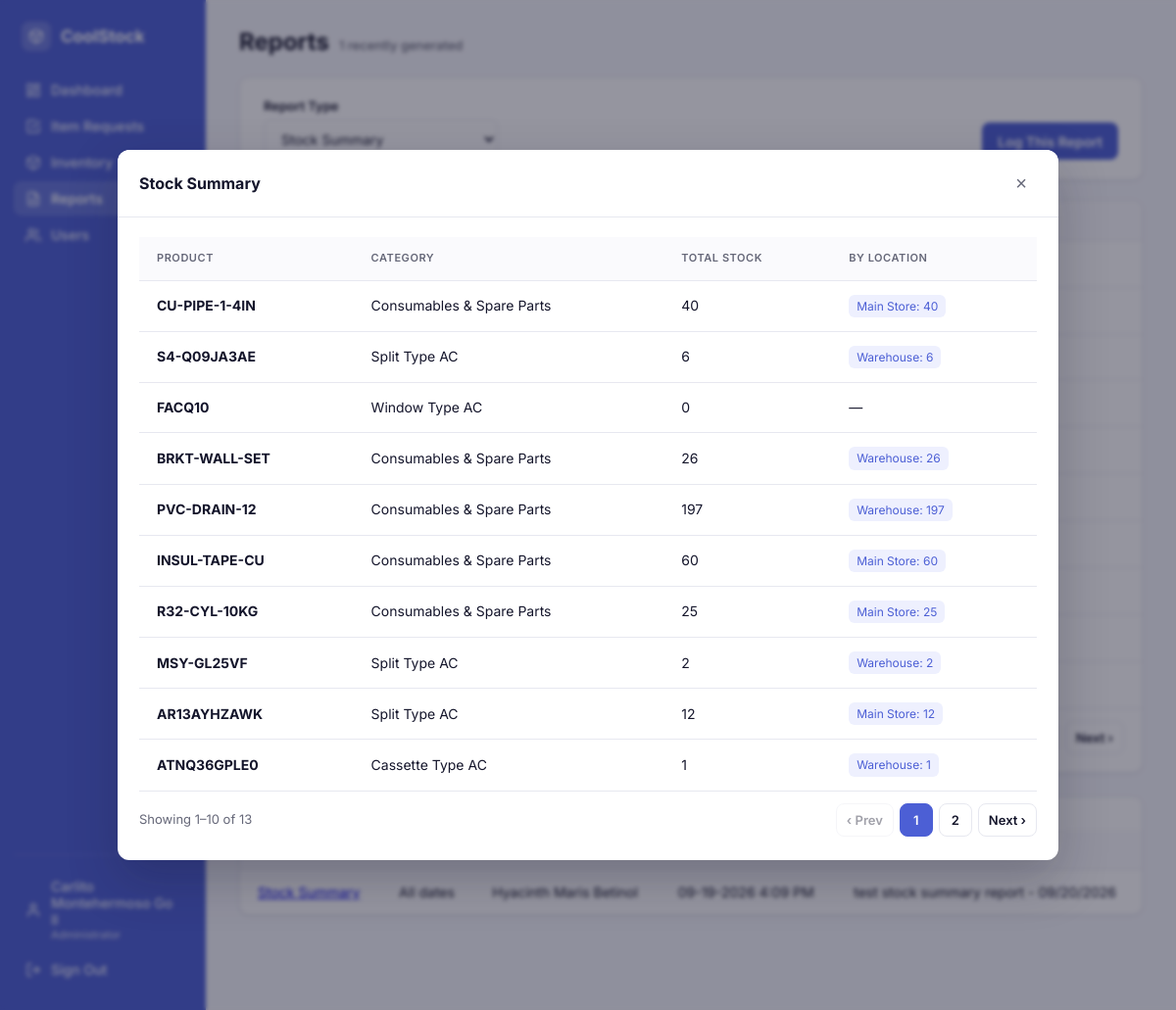
Screenshot of /index.php?module=reports&action=index&type=stock_summary&view=modal (signed in) with the database file from the repository.
### tables this page shows
CREATE TABLE `reports` (
  `report_id` int(11) NOT NULL,
  `report_type` enum('stock_summary','usage_report','low_stock','transaction_log') NOT NULL,
  `date_from` date DEFAULT NULL,
  `date_to` date DEFAULT NULL,
  `generated_by` varchar(100) DEFAULT NULL,
  `user_id` int(11) DEFAULT NULL,
  `notes` text DEFAULT NULL,
  `generated_at` timestamp NOT NULL DEFAULT current_timestamp()
);

CREATE TABLE `inventory_items` (
  `item_id` int(11) NOT NULL,
  `category_id` int(11) DEFAULT NULL,
  `brand_id` int(11) DEFAULT NULL,
  `item_type_id` int(11) DEFAULT NULL,
  `model` varchar(100) NOT NULL,
  `energy_rating` varchar(20) DEFAULT NULL,
  `monthly_consumption` decimal(10,2) DEFAULT NULL,
  `cooling_capacity` varchar(50) DEFAULT NULL,
  `refrigerant` varchar(50) DEFAULT NULL,
  `installation_type` varchar(50) DEFAULT NULL,
  `power_input` varchar(50) DEFAULT NULL,
  `year` int(11) DEFAULT NULL,
  `image_path` varchar(255) DEFAULT NULL
);

CREATE TABLE `item_categories` (
  `category_id` int(11) NOT NULL,
  `category_name` varchar(100) NOT NULL
);

CREATE TABLE `item_stock` (
  `item_id` int(11) NOT NULL,
  `location_id` int(11) NOT NULL,
  `quantity` int(11) NOT NULL DEFAULT 0
);

CREATE TABLE `locations` (
  `location_id` int(11) NOT NULL,
  `location_name` varchar(100) NOT NULL
);

### Controllers/ReportController.php (called while the page is built, shortened)
<?php
require_once __DIR__ . '/../Models/Report.php';
require_once __DIR__ . '/../Models/InventoryItem.php';
require_once __DIR__ . '/../Models/ItemStock.php';
class ReportController
{
    private Report $report;
    private InventoryItem $item;
    private ItemStock $itemStock;
    public function __construct()
    {
        $this->report = new Report();
        $this->item = new InventoryItem();
        $this->itemStock = new ItemStock();
    }
    public function index(): void
    {
        $type = $_GET['type'] ?? '';
        $dateFrom = trim($_GET['date_from'] ?? '');
        $dateTo = trim($_GET['date_to'] ?? '');
        if ($type !== '') {
            $reportData = $this->computeReport($type, $dateFrom, $dateTo);
        }
        $recentReports = $this->report->readRecent(10);
        require __DIR__ . '/../Views/reports/index.php';
    }
    private function computeReport(string $type, string $dateFrom, string $dateTo): array
    {
        switch ($type) {
            case 'stock_summary':
                $items = $this->item->readAll();
                $itemIds = array_map(fn($i) => (int) $i['item_id'], $items);
                $breakdown = $this->itemStock->breakdownForItems($itemIds);
                return [
                    'items' => $items,
                    'breakdown' => $breakdown,
                ];
        }
    }
}

### Config/Database.php (called while the page is built, shortened)
<?php
class Database
{
    private static ?Database $instance = null;
    private PDO $conn;
    private string $host     = "localhost";
    private string $db_name  = "mister_aircon";
    private string $username = "root";
    private string $password = "";
    private function __construct()
    {
        try {
            $this->conn = new PDO(
                "mysql:host={$this->host};dbname={$this->db_name};charset=utf8mb4",
                $this->username,
                $this->password
            );
            $this->conn->setAttribute(PDO::ATTR_ERRMODE, PDO::ERRMODE_EXCEPTION);
            $this->conn->setAttribute(PDO::ATTR_DEFAULT_FETCH_MODE, PDO::FETCH_ASSOC);
        } catch (PDOException $e) {
            die("Database connection failed: " . $e->getMessage());
        }
    }
    public static function getInstance(): Database
    {
        if (self::$instance === null) {
            self::$instance = new Database();
        }
        return self::$instance;
    }
    public function getConnection(): PDO
    {
        return $this->conn;
    }
}

### Models/Report.php (called while the page is built, shortened)
<?php
require_once __DIR__ . '/../Config/Database.php';
class Report
{
    private PDO $conn;
    private string $table = "reports";
    public function __construct()
    {
        $this->conn = Database::getInstance()->getConnection();
    }
    public static function typeLabel(string $type): string
    {
        return self::TYPES[$type] ?? $type;
    }
    public function readRecent(int $limit = 10): array
    {
        $query = "SELECT * FROM {$this->table} ORDER BY report_id DESC LIMIT :limit";
        $stmt = $this->conn->prepare($query);
        $stmt->bindValue(':limit', $limit, PDO::PARAM_INT);
        $stmt->execute();
        return $stmt->fetchAll();
    }
}

### Models/InventoryItem.php (called while the page is built, shortened)
<?php
require_once __DIR__ . '/../Config/Database.php';
class InventoryItem
{
    private PDO $conn;
    private string $table = "inventory_items";
    public function __construct()
    {
        $this->conn = Database::getInstance()->getConnection();
    }
    public function readAll(?string $categoryId = null, ?string $sort = null, ?int $limit = null, ?int $offset = null, ?string $locationId = null): array
    {
        [$where, $params] = $this->buildFilterClause($categoryId, $locationId);
        $orderBy = self::SORT_OPTIONS[$sort] ?? self::SORT_OPTIONS['newest'];
        $query = "SELECT i.*, c.category_name, b.brand_name, t.type_name,
                          COALESCE(t.requires_serial, 1) AS requires_serial,
                          COALESCE((SELECT SUM(s.quantity) FROM item_stock s WHERE s.item_id = i.item_id), 0) AS total_quantity
                  FROM {$this->table} i
                  LEFT JOIN item_categories c ON i.category_id = c.category_id
                  LEFT JOIN brands b ON i.brand_id = b.brand_id
                  LEFT JOIN item_types t ON i.item_type_id = t.item_type_id
                  WHERE {$where}
                  ORDER BY {$orderBy}";
        $stmt = $this->conn->prepare($query);
        $stmt->execute();
        return $stmt->fetchAll();
    }
    private function buildFilterClause(?string $categoryId, ?string $locationId = null): array
    {
        $where = "1=1";
        $params = [];
        return [$where, $params];
    }
}

### Helpers/format.php (called while the page is built, shortened)
<?php
function format_datetime(?string $value): string
{
    $value = trim($value);
    $timestamp = strtotime($value);
    return date('m-d-Y g:i A', $timestamp);
}

### Models/ItemStock.php (called while the page is built, shortened)
<?php
require_once __DIR__ . '/../Config/Database.php';
class ItemStock
{
    private PDO $conn;
    private string $table = "item_stock";
    public function __construct()
    {
        $this->conn = Database::getInstance()->getConnection();
    }
    public function breakdownForItems(array $itemIds): array
    {
        $placeholders = implode(',', array_fill(0, count($itemIds), '?'));
        $query = "SELECT s.item_id, s.location_id, l.location_name, s.quantity
                  FROM {$this->table} s
                  JOIN locations l ON l.location_id = s.location_id
                  WHERE s.item_id IN ($placeholders) AND s.quantity > 0
                  ORDER BY l.location_name ASC";
        $stmt = $this->conn->prepare($query);
        $stmt->execute(array_map('intval', $itemIds));
        $breakdown = [];
        foreach ($stmt->fetchAll() as $row) {
            $breakdown[(int) $row['item_id']][] = [
                'location_id' => (int) $row['location_id'],
                'location_name' => $row['location_name'],
                'quantity' => (int) $row['quantity'],
            ];
        }
        return $breakdown;
    }
}

### Views/reports/index.php (the view, shortened to what this page needs)
<?php
require __DIR__ . '/../partials/header.php';
function reportTypeUrl(string $type, bool $asModal = false): string
{
    $url = "index.php?module=reports&action=index&type=" . urlencode($type);
    return $asModal ? $url . '&view=modal' : $url;
}
$viaRecent = $type !== '' && (($_GET['view'] ?? '') === 'modal');
function renderReportTable(string $type, array $reportData, string $instanceId): void
{
    ?>
    <div class="paginated-table" id="rt_<?= htmlspecialchars($instanceId) ?>" data-page-size="10">
    <?php if ($type === 'stock_summary'): ?>
        <table>
            <thead>
                <tr>
                    <th>Product</th>
                    <th>Category</th>
                    <th>Total Stock</th>
                    <th>By Location</th>
                </tr>
            </thead>
            <tbody>
                <?php if (empty($reportData['items'])): ?>
                    <tr class="empty-row"><td colspan="4">No products in the catalog.</td></tr>
                <?php else: ?>
                    <?php foreach ($reportData['items'] as $i): ?>
                        <tr>
                            <td><strong><?= htmlspecialchars($i['model']) ?></strong></td>
                            <td><?= htmlspecialchars($i['category_name'] ?? '—') ?></td>
                            <td><?= (int) $i['total_quantity'] ?></td>
                            <td>
                                <?php $rows = $reportData['breakdown'][(int) $i['item_id']] ?? []; ?>
                                <?php if (empty($rows)): ?>
                                    —
                                <?php else: ?>
                                    <?php foreach ($rows as $b): ?>
                                        <span style="display:inline-block;background:#EEF0FE;color:#4C5FD5;border-radius:6px;padding:2px 8px;font-size:12px;margin-right:4px;"><?= htmlspecialchars($b['location_name']) ?>: <?= (int) $b['quantity'] ?></span>
                                    <?php endforeach; ?>
                                <?php endif; ?>
                            </td>
                        </tr>
                    <?php endforeach; ?>
                <?php endif; ?>
            </tbody>
        </table>
    <?php endif; ?>
    <div class="pagination-bar report-table-pager" style="margin-top:12px;"></div>
    </div>
    <?php
}
?>
        <div class="page-header">
            <div class="page-title-group">
                <h1 class="page-title">Reports</h1>
                <span class="page-title-count"><?= count($recentReports) ?> recently generated</span>
            </div>
        </div>
        <div class="table-card reports-table-card" style="padding:20px 24px;margin-bottom:20px;">
            <form method="GET" action="index.php" class="inline-form">
                <div class="inline-form-grow">
                    <label for="reportType">Report Type</label>
                    <select name="type" id="reportType" onchange="this.form.submit()">
                        <?php foreach (Report::TYPES as $key => $label): ?>
                            <option value="<?= htmlspecialchars($key) ?>" <?= $type === $key ? 'selected' : '' ?>><?= htmlspecialchars($label) ?></option>
                        <?php endforeach; ?>
                    </select>
                </div>
                <?php if ($type !== ''): ?>
                <div class="inline-form-push">
                    <button type="button" class="btn btn-primary" onclick="openGenerateModal()">Log This Report</button>
                </div>
                <?php endif; ?>
            </form>
        </div>
        <?php if ($type === ''): ?>
            <div class="table-card" style="padding:40px 24px;text-align:center;color:#6B7280;">
                Pick a report type above to view it.
            </div>
        <?php else: ?>
            <div class="table-card reports-results">
                <?php renderReportTable($type, $reportData, 'inline'); ?>
            </div>
        <?php endif; ?>
        <div class="table-card" style="margin-top:24px;">
            <div style="padding:16px 20px 0;font-weight:600;font-size:14px;">Recently Generated</div>
            <table>
                <thead>
                    <tr>
                        <th>Type</th>
                        <th>Range</th>
                        <th>Generated By</th>
                        <th>Generated At</th>
                        <th>Notes</th>
                    </tr>
                </thead>
                <tbody>
                    <?php if (empty($recentReports)): ?>
                        <tr class="empty-row"><td colspan="4">No reports generated yet.</td></tr>
                    <?php else: ?>
                        <?php foreach ($recentReports as $r): ?>
                            <tr>
                                <td><a href="<?= reportTypeUrl($r['report_type'], true) ?>"><?= htmlspecialchars(Report::typeLabel($r['report_type'])) ?></a></td>
                                <td>
                                    <?php
                                    if (empty($r['date_from']) && empty($r['date_to'])) {
                                        echo 'All dates';
                                    } else {
                                        echo htmlspecialchars(
                                            format_datetime($r['date_from']) . ' to ' . format_datetime($r['date_to'])
                                        );
                                    }
                                    ?>
                                </td>
                                <td><?= htmlspecialchars($r['generated_by'] ?? '—') ?></td>
                                <td><?= format_datetime($r['generated_at']) ?></td>
                                <td><?= htmlspecialchars($r['notes'] ?? '—') ?></td>
                            </tr>
                        <?php endforeach; ?>
                    <?php endif; ?>
                </tbody>
            </table>
        </div>
        <?php if ($viaRecent): ?>
        <div class="modal-overlay" id="reportModal" onclick="if(event.target===this) closeReportModal()">
            <div class="modal-dialog modal-dialog-lg">
                <div class="modal-header">
                    <h3><?= htmlspecialchars(Report::typeLabel($type)) ?></h3>
                    <button type="button" class="modal-close" onclick="closeReportModal()">&times;</button>
                </div>
                <div class="modal-body">
                </div>
            </div>
        </div>
        <?php endif; ?>
<?php require __DIR__ . '/../partials/footer.php'; ?>

### rows the page displays
reports: report_type "Stock Summary", shows "All dates", generated_by "Hyacinth Maris Betinol", generated_at "09-19-2026 4:09 PM", notes "test stock summary report - 09/20/2026"
inventory_items: model "CU-PIPE-1-4IN", category.category_name "Consumables & Spare Parts", total_quantity "40"
item_stock: location.location_name "Main Store", quantity "40"
inventory_items: model "S4-Q09JA3AE", category.category_name "Split Type AC", total_quantity "6", location_name "Warehouse", quantity "6"
inventory_items: model "FACQ10", category.category_name "Window Type AC", total_quantity "0"
inventory_items: model "BRKT-WALL-SET", category.category_name "Consumables & Spare Parts", total_quantity "26"
item_stock: location.location_name "Warehouse", quantity "26"
inventory_items: model "PVC-DRAIN-12", category.category_name "Consumables & Spare Parts", total_quantity "197"
item_stock: location.location_name "Warehouse", quantity "197"
inventory_items: model "INSUL-TAPE-CU", category.category_name "Consumables & Spare Parts", total_quantity "60"
item_stock: location.location_name "Main Store", quantity "60"
inventory_items: model "R32-CYL-10KG", category.category_name "Consumables & Spare Parts", total_quantity "25"
item_stock: location.location_name "Main Store", quantity "25"
inventory_items: model "MSY-GL25VF", category.category_name "Split Type AC", total_quantity "2", location_name "Warehouse", quantity "2"
inventory_items: model "AR13AYHZAWK", category.category_name "Split Type AC", total_quantity "12"
item_stock: location.location_name "Main Store", quantity "12"
inventory_items: model "ATNQ36GPLE0", category.category_name "Cassette Type AC", total_quantity "1", location_name "Warehouse", quantity "1"

### other values shown
$viewer['full_name'] "Carlito Montehermoso Go II"
User::roleLabel($viewer['role']) "Administrator"
count($recentReports) "1"
form field type "Stock Summary"
